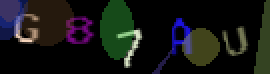
#> input picture PyProj/pics/QuickCaptcha3 1.0.png, 135 x 37 px (shown 2 times larger)
$ python adaptiveGaussianTreshholding.py
#> lines starting #> are read from the running program, lines starting #| are printed output that depends on the picture; after the words box and inside, x2 and y2 are one past the last pixel; in counts of white or black regions, pixels touching at a corner belong together
import cv2
import numpy as np
from matplotlib import pyplot as plt

img = cv2.imread('pics/QuickCaptcha3 1.0.png',0)
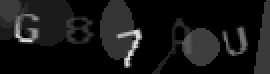
#> img: shape (37, 135) (shown 2 times larger); min 0, max 220, mean 22.3
img = cv2.medianBlur(img,1)

ret,th1 = cv2.threshold(img,127,255,cv2.THRESH_BINARY)
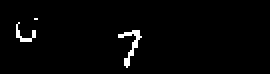
#> th1: shape (37, 135) (shown 2 times larger); 2% white in thin lines or dots, all inside (x1, y1, x2, y2) = (8, 9, 71, 34)
th2 = cv2.adaptiveThreshold(img,255,cv2.ADAPTIVE_THRESH_MEAN_C,\
            cv2.THRESH_BINARY,5,2)
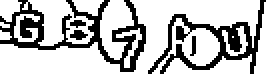
#> th2: shape (37, 135) (shown 2 times larger); 73% white; black in thin lines or dots
th3 = cv2.adaptiveThreshold(img,255,cv2.ADAPTIVE_THRESH_GAUSSIAN_C,\
            cv2.THRESH_BINARY,5,2)
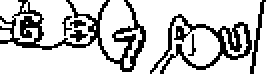
#> th3: shape (37, 135) (shown 2 times larger); 77.4% white; black in thin lines or dots

titles = ['Original Image', 'Global Thresholding (v = 127)',
            'Adaptive Mean Thresholding', 'Adaptive Gaussian Thresholding']
images = [img, th1, th2, th3]

for i in range(4):
    plt.subplot(2,2,i+1),plt.imshow(images[i],'gray')
    plt.title(titles[i])
    plt.xticks([]),plt.yticks([])
plt.show()

$ run again, with PyProj/pics/QuickCaptcha2 1.0.png copied over PyProj/pics/QuickCaptcha3 1.0.png
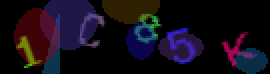
#> input picture PyProj/pics/QuickCaptcha2 1.0.png, 135 x 37 px (shown 2 times larger)
#> `ret,th1 = cv2.threshold(img,127,255,cv2.THRESH_BINARY)`:
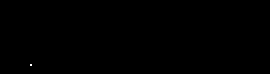
#> th1: shape (37, 135) (shown 2 times larger); 0.02% white in thin lines or dots, all inside (x1, y1, x2, y2) = (15, 32, 16, 33)
#> th2: shape (37, 135); 73.9% white; black in thin lines or dots
#> `th3 = cv2.adaptiveThreshold(img,255,cv2.ADAPTIVE_THRESH_GAUSSIAN_C,\ c..`:
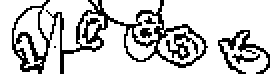
#> th3: shape (37, 135) (shown 2 times larger); 78.8% white; black in thin lines or dots

$ run again, with PyProj/pics/balls.png copied over PyProj/pics/QuickCaptcha3 1.0.png
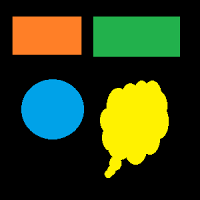
#> input picture PyProj/pics/balls.png, 200 x 200 px
#> `ret,th1 = cv2.threshold(img,127,255,cv2.THRESH_BINARY)`:
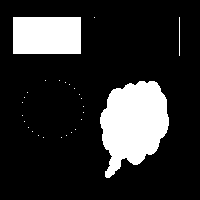
#> th1: shape (200, 200); 17.9% white; 27 white regions (24 under 20 px), largest, box (x1, y1, x2, y2) and area: (100, 81, 169, 178) 4567, (13, 17, 81, 54) 2516, (179, 17, 180, 56) 39
#> th2: shape (200, 200); 93.6% white; black in thin lines or dots, all inside (x1, y1, x2, y2) = (10, 14, 182, 180)
#> `th3 = cv2.adaptiveThreshold(img,255,cv2.ADAPTIVE_THRESH_GAUSSIAN_C,\ c..`:
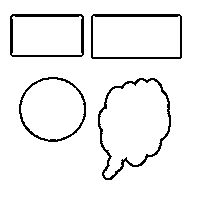
#> th3: shape (200, 200); 94.1% white; black in thin lines or dots, all inside (x1, y1, x2, y2) = (10, 14, 182, 180)
